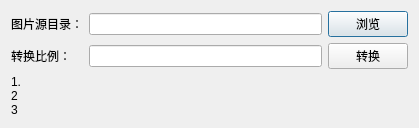
<ui version="4.0" >
 <class>convertDialog</class>
 <widget class="QDialog" name="convertDialog" >
  <property name="windowModality" >
   <enum>Qt::WindowModal</enum>
  </property>
  <property name="geometry" >
   <rect>
    <x>0</x>
    <y>0</y>
    <width>419</width>
    <height>126</height>
   </rect>
  </property>
  <property name="windowTitle" >
   <string>执法督查科图片批量处理工具</string>
  </property>
  <property name="windowIcon" >
   <iconset>
    <normaloff>logo.jpg</normaloff>logo.jpg</iconset>
  </property>
  <property name="modal" >
   <bool>false</bool>
  </property>
  <layout class="QGridLayout" name="gridLayout_2" >
   <item row="0" column="0" >
    <layout class="QGridLayout" name="gridLayout" >
     <item row="0" column="0" >
      <widget class="QLabel" name="dirLabel" >
       <property name="text" >
        <string>图片源目录：</string>
       </property>
      </widget>
     </item>
     <item row="0" column="1" >
      <widget class="QLineEdit" name="dirLineEdit" />
     </item>
     <item row="0" column="2" >
      <widget class="QPushButton" name="dirButton" >
       <property name="text" >
        <string>浏览</string>
       </property>
      </widget>
     </item>
     <item row="1" column="0" >
      <widget class="QLabel" name="rateLabel" >
       <property name="text" >
        <string>转换比例：</string>
       </property>
      </widget>
     </item>
     <item row="1" column="1" >
      <widget class="QLineEdit" name="rateLineEdit" />
     </item>
     <item row="1" column="2" >
      <widget class="QPushButton" name="convertButton" >
       <property name="text" >
        <string>转换</string>
       </property>
      </widget>
     </item>
    </layout>
   </item>
   <item row="1" column="0" >
    <widget class="QLabel" name="helpLabel" >
     <property name="text" >
      <string>1.
2
3</string>
     </property>
    </widget>
   </item>
  </layout>
 </widget>
 <resources>
  <include location="zoomtc.qrc" />
 </resources>
 <connections/>
</ui>
